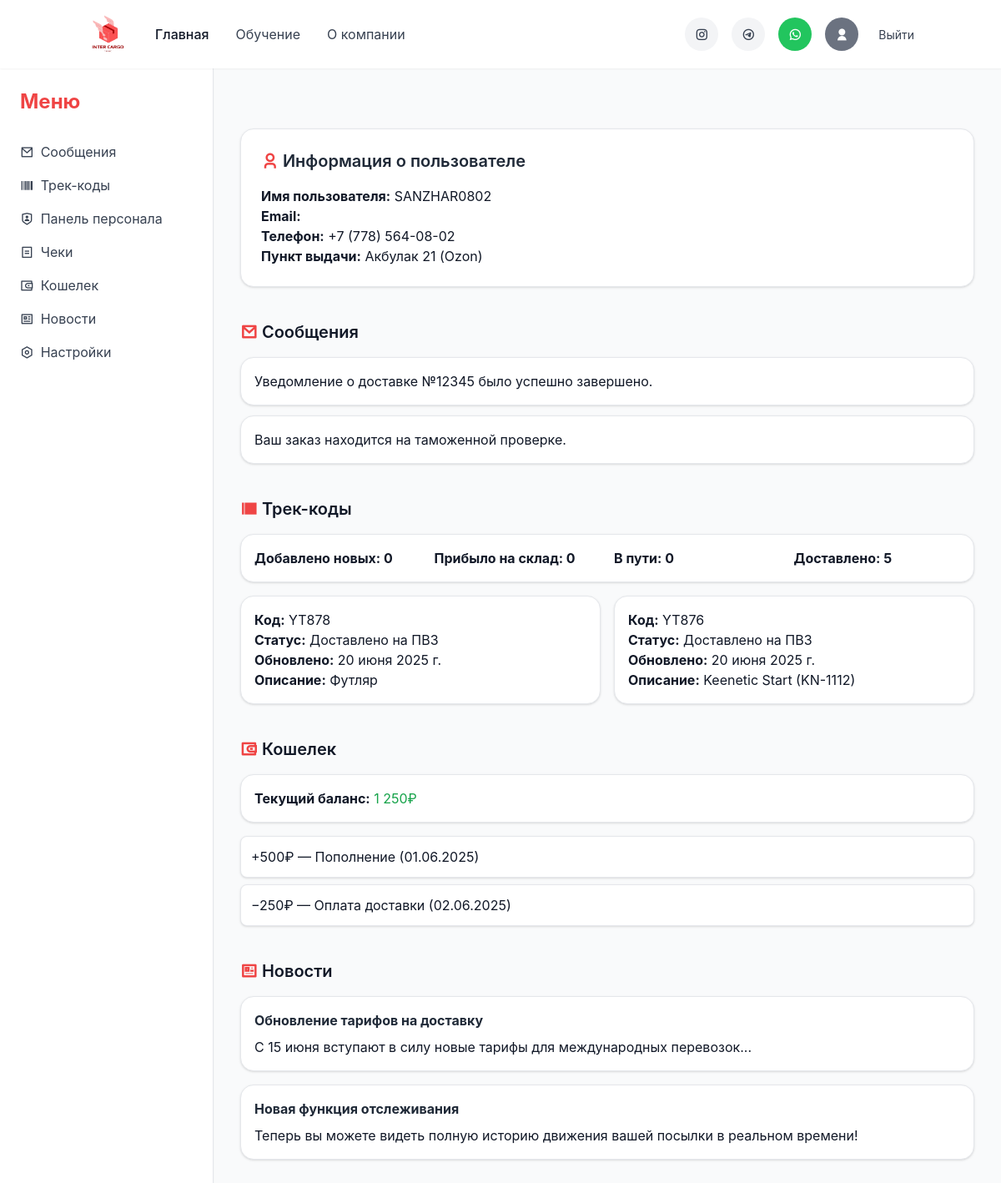
Screenshot of /profile/ (signed in) with the database file from the repository.
### register/models.py (models this page shows, shortened)
class UserProfile(models.Model):
    PICKUP_CHOICES = [
        ('akbulak', 'Акбулак 21 (Ozon)'),
        ('pushkina', 'Пушкина 8 (Ozon)'),
        ('tashkentskaya', 'Ташкентская 286 (Ozon)'),
        ('abaya323', 'Абая 323 (Beer bochka)'),
        ('bayseytovoy', 'Байсеитовой 30 (Ozon)'),
        ('samal', 'Самал 48 (Wildberries)'),
        ('sorokina', 'Сорокина 7 (Ozon)'),
        ('ashimbaeva', 'Ашимбаева 5 (Ozon)'),
        ('akkozieva', 'Аккозиева 53 (Ozon)'),
        ('abaya286', 'Абая 286 (Ozon)'),
        ('atabaeva', 'Атабаева 105 (Ozon)'),
    ]
    user = models.OneToOneField(User, on_delete=models.CASCADE, verbose_name="Имя пользователя")
    phone = models.CharField(max_length=20, verbose_name="Телефон")
    pickup = models.CharField(max_length=100, choices=PICKUP_CHOICES, verbose_name="ПВЗ")
    is_staff = models.BooleanField(default=False)

### myprofile/models.py (models this page shows, shortened)
class TrackCode(models.Model):
    STATUS_CHOICES = [
        ('user_added', 'Добавлено пользователем'),
        ('warehouse_cn', 'Принято на склад (Китай)'),
        ('shipped_cn', 'Отправлено со склада (Китай)'),
        ('delivered', 'Доставлено на ПВЗ'),
    ]
    id = models.AutoField(primary_key=True, verbose_name="№ трек кода")
    track_code = models.CharField(max_length=100, unique=True, verbose_name="Трек код")
    update_date = models.DateField(auto_now=True, verbose_name="Дата обновления")
    status = models.CharField(max_length=20, choices=STATUS_CHOICES, verbose_name="Статус трек-кода")
    owner = models.ForeignKey(
        settings.AUTH_USER_MODEL,
        on_delete=models.CASCADE,
        verbose_name="Имя владельца"
    )
    description = models.CharField(max_length=255, blank=True, verbose_name="О посылке")
    weight = models.DecimalField(max_digits=6, decimal_places=3, null=True, blank=True, verbose_name="Вес посылки (кг)")

### myprofile/views.py (the view)
# urls.py: re_path(r"^profile/", include('myprofile.urls')),
@login_required(login_url='login')
def profile(request):
    user = request.user
    try:
        profile = user.userprofile
    except UserProfile.DoesNotExist:
        profile = None
    last_two_codes = TrackCode.objects.filter(owner=user).order_by('-update_date')[:2]
    user_added_count = TrackCode.objects.filter(owner=user, status='user_added').count()
    warehouse_cn_count = TrackCode.objects.filter(owner=user, status='warehouse_cn').count()
    shipped_cn_count = TrackCode.objects.filter(owner=user, status='shipped_cn').count()
    delivered_count = TrackCode.objects.filter(owner=user, status='delivered').count()
    return render(request, 'profile.html', {
        'user': user,
        'profile': profile,
        'last_two_codes': last_two_codes,
        'user_added': user_added_count,
        'warehouse_cn': warehouse_cn_count,
        'shipped_cn_count': shipped_cn_count,
        'delivered': delivered_count,
    })

### myprofile/templates/profile.html (shortened to what this page needs)
<!DOCTYPE html>
<html lang="ru">
{% load static %}
<head>
    <script src="https://cdn.tailwindcss.com/3.4.16"></script>
    <link rel="stylesheet" href="{% static 'styles/css2.css' %}"/>
    <link rel="stylesheet" href="{% static 'styles/styles.css' %}"/>
    <link rel="stylesheet" href="{% static 'styles/remixicon/remixicon.css' %}"/>
</head>
<body class="bg-gray-50 text-gray-900 min-h-screen">
{% include 'includes/header.html' %}
{% block content %}
<div class="flex min-h-screen">
    {% include 'includes/sidebar.html' %}
    <main class="flex-1 px-4 md:px-8 py-8 space-y-10">
        <section id="user-info" class="bg-white p-6 rounded-lg shadow border border-gray-200 mb-6">
            <h2 class="text-xl font-semibold mb-4 text-gray-800"><i class="ri-user-3-line text-red-500"></i> Информация о пользователе</h2>
            <p><strong>Имя пользователя:</strong> {{ user.username }}</p>
            <p><strong>Email:</strong> {{ user.email }}</p>
            {% if user.userprofile %}
                <p><strong>Телефон:</strong> {{ user.userprofile.phone }}</p>
                <p><strong>Пункт выдачи:</strong> {{ user.userprofile.get_pickup_display }}</p>
            {% endif %}
        </section>
        <section id="messages">
            <h2 class="text-xl font-semibold mb-4"><i class="ri-mail-line text-red-500"></i> Сообщения</h2>
            <ul class="space-y-3">
                <li class="bg-white p-4 rounded-lg shadow border border-gray-200">Уведомление о доставке №12345 было успешно завершено.</li>
                <li class="bg-white p-4 rounded-lg shadow border border-gray-200">Ваш заказ находится на таможенной проверке.</li>
            </ul>
        </section>
        <section id="trackcodes">
            <h2 class="text-xl font-semibold mb-4"><i class="ri-barcode-line text-red-500"></i> Трек-коды</h2>
            <div class="grid grid-cols-4 md:grid-cols-4 gap-4 mt-4 bg-white p-4 rounded-lg shadow border border-gray-200">
                <p><strong>Добавлено новых: {{ user_added }}</strong></p>
                <p><strong>Прибыло на склад: {{ warehouse_cn }}</strong></p>
                <p><strong>В пути: {{ shipped_cn_count }}</strong></p>
                <p><strong>Доставлено: {{ delivered }}</strong></p>
            </div>
            <div class="grid grid-cols-1 md:grid-cols-2 gap-4 mt-4">
                {% for code in last_two_codes %}
                    <div class="bg-white p-4 rounded-lg shadow border border-gray-200">
                        <p><strong>Код:</strong> {{ code.track_code }}</p>
                        <p><strong>Статус:</strong> {{ code.get_status_display }}</p>
                        <p><strong>Обновлено:</strong> {{ code.update_date }}</p>
                        {% if code.description %}
                            <p><strong>Описание:</strong> {{ code.description }}</p>
                        {% endif %}
                    </div>
                {% empty %}
                    <div class="grid grid-cols-1 md:grid-cols-1 bg-white p-4 rounded-lg shadow border border-gray-200">
                        <p class="text-gray-600">Вы ещё не добавили ни одного трек-кода.</p>
                    </div>
                {% endfor %}
            </div>
        </section>
        <section id="wallet">
            <h2 class="text-xl font-semibold mb-4"><i class="ri-wallet-3-line text-red-500"></i> Кошелек</h2>
            <div class="bg-white p-4 rounded-lg shadow border border-gray-200 mb-4">
                <p><strong>Текущий баланс:</strong> <span class="text-green-600">1 250₽</span></p>
            </div>
            <div class="space-y-2">
                <div class="bg-white p-3 rounded shadow border border-gray-200">+500₽ — Пополнение (01.06.2025)</div>
                <div class="bg-white p-3 rounded shadow border border-gray-200">−250₽ — Оплата доставки (02.06.2025)</div>
            </div>
        </section>
        <section id="news">
            <h2 class="text-xl font-semibold mb-4"><i class="ri-news-line text-red-500"></i> Новости</h2>
            <article class="bg-white p-4 rounded-lg shadow border border-gray-200 mb-4">
                <h3 class="font-bold mb-2 text-gray-800">Обновление тарифов на доставку</h3>
                <p>С 15 июня вступают в силу новые тарифы для международных перевозок...</p>
            </article>
            <article class="bg-white p-4 rounded-lg shadow border border-gray-200">
                <h3 class="font-bold mb-2 text-gray-800">Новая функция отслеживания</h3>
                <p>Теперь вы можете видеть полную историю движения вашей посылки в реальном времени!</p>
            </article>
        </section>
    </main>
</div>
{% endblock %}
</body>
</html>

### mainview/static/styles/styles.css (style rules this page uses)
:where([class^="ri-"])::before { content: "\f3c2"; }
body { font-family: 'Inter', sans-serif; }

### rows the page displays
TrackCode: track_code "YT878", status "Доставлено на ПВЗ", update_date "20 июня 2025 г.", description "Футляр"
TrackCode: track_code "YT876", status "Доставлено на ПВЗ", update_date "20 июня 2025 г.", description "Keenetic Start (KN-1112)"

### other values shown
{{ user.username }} "SANZHAR0802"
{{ user.userprofile.phone }} "+7 (778) 564-08-02"
{{ user.userprofile.get_pickup_display }} "Акбулак 21 (Ozon)"
{{ user_added }} "0"
{{ warehouse_cn }} "0"
{{ shipped_cn_count }} "0"
{{ delivered }} "5"
